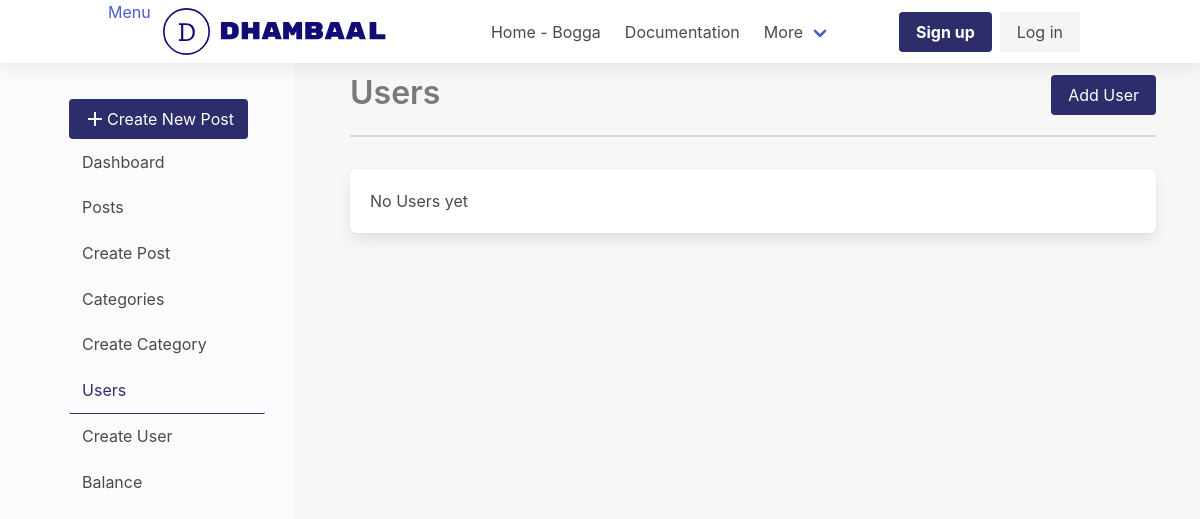
Page /dashboard/users/ on the earlier database version.
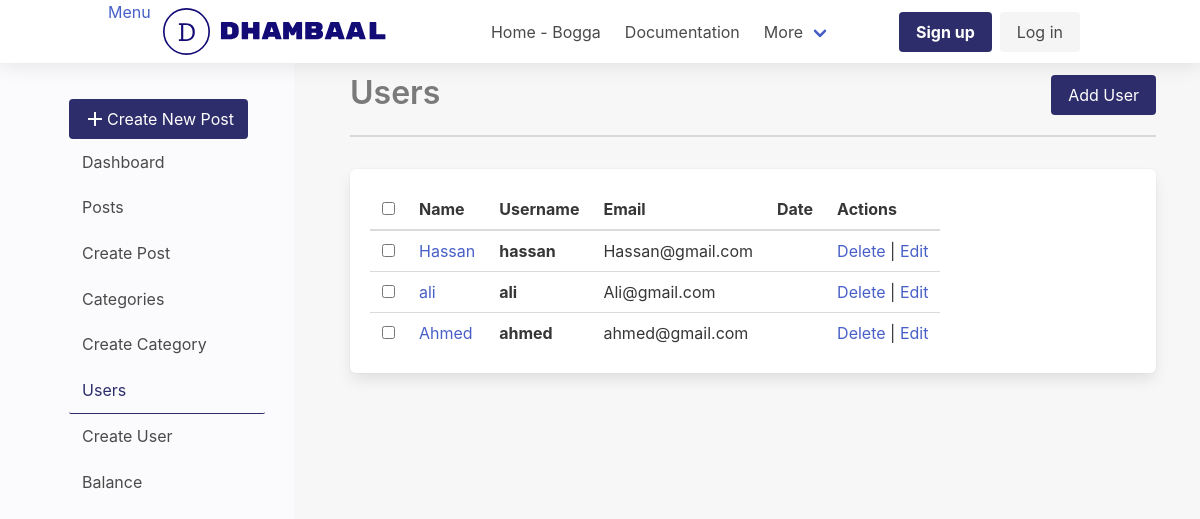
Same page on the later database version.
### app/auth/models/User.py (models this page shows, shortened)
class User(db.Model):
    __tablename__ = 'users'
    id = db.Column(db.Integer, primary_key=True)
    email = db.Column(db.String(255), unique=True)
    username = db.Column(db.String(80), unique=True)
    name = db.Column(db.String(120), nullable=True)
    password = db.Column(db.String(255))
    active = db.Column(db.Boolean(), default=False)
    confirmed_at = db.Column(db.DateTime())

### app/auth/auth.py (the view)
@dashboard_bp.route("/users/", methods=["GET"])
def get_users():
    users = User.query.all()
    for user in users:
        print(user.username)
    print(users)
    return render_template("users/list.html", users=users)

### app/auth/templates/users/list.html
{% from "macro.html" import section_heading with context %}
{% extends 'layout/base.html' %}
{% block content %}
{{section_heading(title="Users",link="dashboard.create_user",btn_text="Add
User")}}
{%if not users %}
  <div class="box">
    <p>No Users yet</p>
  </div>
{%else%}
<table class="table box">
  <thead>
    <tr>
      <th><input type="checkbox" /></th>
      <th>Name</th>
      <th>Username</th>
      <th>Email</th>
      <th>Date</th>
      <th>Actions</th>
    </tr>
  </thead>
  <tbody>
    {% for user in users %}
    <tr>
      <th><input type="checkbox" /></th>
      <td><a href="#">{{ user.name }}</a></td>
       <th>{{ user.username }}</th>
      <td>{{ user.email }}</td>
      <td>{{ user.create_at}}</td>
      <td>
        <a href="{{url_for('dashboard.delete_user',id=user.id)}}" onclick="confirm('Are you sure?')">Delete</a> |
        <a href="{{url_for('dashboard.update_user',id=user.id)}}">Edit</a>
      </td>
    </tr>
    {%endfor%}
  </tbody>
</table>
{%endif%}
{%endblock content%}

### app/dashboard/templates/macro.html (shortened to what this page needs)
{% macro section_heading(title="Section
Title",link="dashboard.posts",btn_text="Add") %}
<div class="section-heading">
  <h1 class="title is-3 has-text-grey">{{title}}</h1>
  <a class="button is-primary left" href="{{url_for(link)}}">{{btn_text}}</a>
</div>
{% endmacro %}

### app/dashboard/templates/layout/base.html (shortened to what this page needs)
<!DOCTYPE html>
<html lang="en">
<head>
    {% block head %}
    <link rel="stylesheet" href="https://cdn.jsdelivr.net/npm/bulma@0.9.1/css/bulma.min.css">
 <link
    rel="stylesheet"
    href="{{url_for('site.static',filename='css/main.css')}}"/>
    {% endblock %}
</head>
<body>
    {% block header %}
         {% include "layout/header.html" %}
    {% endblock %}
    <div class="columns">
        <div class="column is-one-quarter dashboard-side" id="hide-sidebar">
                    <div class="container">
                        {%include 'layout/side.html'%}
                    </div>
                </div>
                <div class="column dashboard-content">
                {% block content %}{% endblock content%}
                </div>
         </div>
</body>
</html>

### app/dashboard/templates/layout/header.html (shortened to what this page needs)
<nav class="navbar" role="navigation" aria-label="main navigation">
  <div class="container">
    <div class="navbar-brand">
      <a id="sidebar-hide">Menu</a>
      <a class="navbar-item" href="{{url_for('dashboard.index')}}">
      </a>
    </div>
    <div id="nav-links" class="navbar-menu">
      <div class="navbar-start">
        <a class="navbar-item"> Home - Bogga </a>
        <a class="navbar-item"> Documentation </a>
        <div class="navbar-item has-dropdown is-hoverable">
          <a class="navbar-link"> More </a>
        </div>
      </div>
      <div class="navbar-end">
        <div class="navbar-item">
          <div class="buttons">
            <a class="button is-primary" href="#">
              <strong>Sign up</strong>
            </a>
            <a class="button is-light" href="#"> Log in </a>
          </div>
        </div>
      </div>
    </div>
  </div>
</nav>

### app/dashboard/templates/layout/side.html
<aside class="menu" id="side-menu">
  <a class="button is-primary" href="{{url_for('dashboard.create_post')}}">
    <i class="material-icons">add</i>Create New Post
  </a>
  <ul class="menu-list">
    <li>
      <a href="{{url_for('dashboard.index')}}" class="is-active">Dashboard</a>
    </li>
  </ul>
  <ul class="menu-list">
    <li>
      <a href="{{url_for('dashboard.get_posts')}}">Posts</a>
    </li>
    <li><a href="{{url_for('dashboard.create_post')}}">Create Post</a></li>
  </ul>
  <ul class="menu-list">
    <li><a href="{{url_for('dashboard.get_categories')}}">Categories</a></li>
    <li>
      <a href="{{url_for('dashboard.create_category')}}">Create Category</a>
    </li>
  </ul>
  <ul class="menu-list">
    <li><a href="{{url_for('dashboard.get_users')}}">Users</a></li>
    <li><a href="{{url_for('dashboard.create_user')}}">Create User</a></li>
    <li><a>Balance</a></li>
  </ul>
</aside>

### app/site/static/css/main.css (style rules this page uses)
* { margin:0; box-sizing: border-box; }
.container { width:85%; }
.navbar { box-shadow: 0 2px 20px rgba(0, 0, 0, 0.1); }
.navbar-brand { margin-right: 5rem; }
.dashboard-side { background:#FBFBFD; padding-left: 4rem; padding-top: 3rem; }
.dashboard-side a { padding: .8rem; }
.menu-list a.is-active { background:#FBFBFD; color: #2e2d6b; border-bottom: 1.9px solid #2e2d6b; }
.button.is-primary { background-color: #2e2d6b; border-color: transparent; color: #fff; }
.dashboard-content { background:#f7f7f7; padding: 1.5rem 3.5rem; min-height: 93vh; margin:auto; }
.section-heading { display:flex; border-bottom: 2px solid rgb(219, 216, 216); margin-bottom: 2rem; justify-content: space-between; }

Differences in the rows shown:
added User: name "Hassan", username "hassan", email "Hassan@gmail.com"
added User: name "ali", username "ali", email "Ali@gmail.com"
added User: name "Ahmed", username "ahmed", email "ahmed@gmail.com"
Other differences:
form field value: (not shown) → "☐"
text no longer shown: "No Users yet"
text now shown: "Name Username Email Date Actions"
